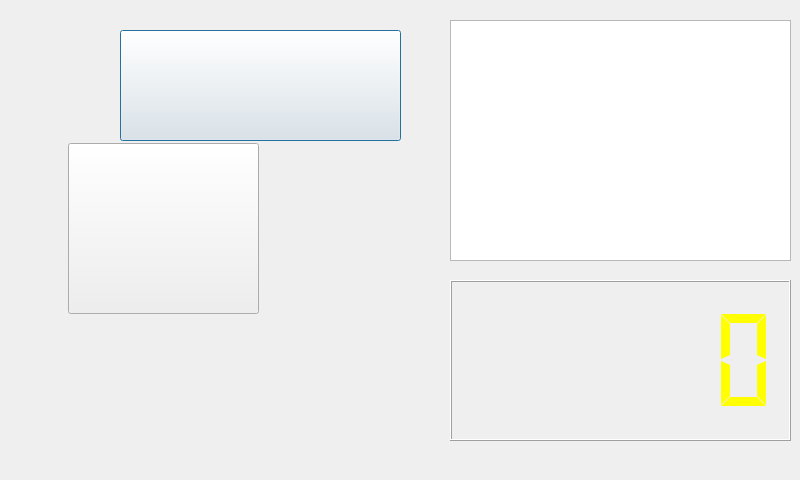
<?xml version="1.0" encoding="UTF-8"?>
<ui version="4.0">
 <class>scores</class>
 <widget class="QDialog" name="scores">
  <property name="geometry">
   <rect>
    <x>0</x>
    <y>0</y>
    <width>800</width>
    <height>480</height>
   </rect>
  </property>
  <property name="windowTitle">
   <string>Dialog</string>
  </property>
  <property name="styleSheet">
   <string notr="true">border-image:url(:/image/recoed.png)</string>
  </property>
  <widget class="QTextEdit" name="textEdit">
   <property name="geometry">
    <rect>
     <x>450</x>
     <y>20</y>
     <width>341</width>
     <height>241</height>
    </rect>
   </property>
   <property name="styleSheet">
    <string notr="true">border-image:url(:/image/yuepu.png)</string>
   </property>
  </widget>
  <widget class="QPushButton" name="pushButton_file">
   <property name="geometry">
    <rect>
     <x>120</x>
     <y>30</y>
     <width>281</width>
     <height>111</height>
    </rect>
   </property>
   <property name="styleSheet">
    <string notr="true">border-image:url(:/icon/icon/choice.png)</string>
   </property>
   <property name="text">
    <string/>
   </property>
  </widget>
  <widget class="QPushButton" name="pushButton_score">
   <property name="geometry">
    <rect>
     <x>68</x>
     <y>143</y>
     <width>191</width>
     <height>171</height>
    </rect>
   </property>
   <property name="styleSheet">
    <string notr="true">border-image:url(:/icon/icon/r.png)</string>
   </property>
   <property name="text">
    <string/>
   </property>
  </widget>
  <widget class="QLCDNumber" name="lcdNumber">
   <property name="geometry">
    <rect>
     <x>450</x>
     <y>280</y>
     <width>341</width>
     <height>161</height>
    </rect>
   </property>
   <property name="palette">
    <palette>
     <active>
      <colorrole role="WindowText">
       <brush brushstyle="SolidPattern">
        <color alpha="255">
         <red>255</red>
         <green>255</green>
         <blue>0</blue>
        </color>
       </brush>
      </colorrole>
     </active>
     <inactive>
      <colorrole role="WindowText">
       <brush brushstyle="SolidPattern">
        <color alpha="255">
         <red>255</red>
         <green>255</green>
         <blue>0</blue>
        </color>
       </brush>
      </colorrole>
     </inactive>
     <disabled>
      <colorrole role="WindowText">
       <brush brushstyle="SolidPattern">
        <color alpha="255">
         <red>159</red>
         <green>158</green>
         <blue>158</blue>
        </color>
       </brush>
      </colorrole>
     </disabled>
    </palette>
   </property>
   <property name="styleSheet">
    <string notr="true">border-image:rgb(255, 255, 255)</string>
   </property>
   <property name="smallDecimalPoint">
    <bool>true</bool>
   </property>
   <property name="numDigits">
    <number>5</number>
   </property>
   <property name="digitCount">
    <number>5</number>
   </property>
   <property name="segmentStyle">
    <enum>QLCDNumber::Flat</enum>
   </property>
  </widget>
 </widget>
 <resources/>
 <connections/>
</ui>
